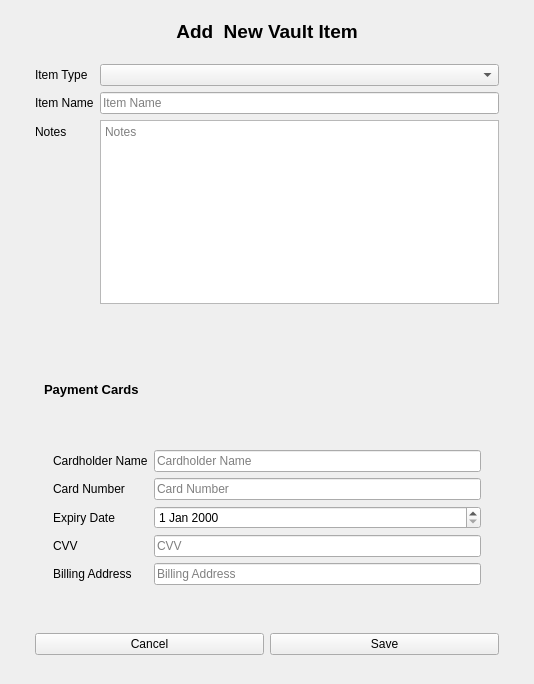
<?xml version='1.0' encoding='utf-8'?>
<ui version="4.0">
 <class>VaultFormComponent</class>
 <widget class="QFrame" name="VaultFormComponent">
  <property name="geometry">
   <rect>
    <x>0</x>
    <y>0</y>
    <width>534</width>
    <height>684</height>
   </rect>
  </property>
  <property name="windowTitle">
   <string>Frame</string>
  </property>
  <layout class="QVBoxLayout" name="verticalLayout">
   <item alignment="Qt::AlignmentFlag::AlignHCenter|Qt::AlignmentFlag::AlignVCenter">
    <widget class="QWidget" name="widget_8" native="true">
     <property name="minimumSize">
      <size>
       <width>500</width>
       <height>0</height>
      </size>
     </property>
     <layout class="QVBoxLayout" name="verticalLayout_7">
      <item>
       <widget class="QLabel" name="titleLabel">
        <property name="font">
         <font>
          <pointsize>14</pointsize>
          <bold>true</bold>
         </font>
        </property>
        <property name="text">
         <string>Add  New Vault Item</string>
        </property>
        <property name="alignment">
         <set>Qt::AlignmentFlag::AlignCenter</set>
        </property>
       </widget>
      </item>
      <item>
       <widget class="QCustomHorizontalSeparator" name="customHorizontalSeparator" />
      </item>
      <item>
       <widget class="QWidget" name="widget" native="true">
        <layout class="QFormLayout" name="formLayout">
         <item row="0" column="0">
          <widget class="QLabel" name="label_2">
           <property name="text">
            <string>Item Type</string>
           </property>
          </widget>
         </item>
         <item row="0" column="1">
          <widget class="QComboBox" name="itemTypeComboBox">
           <property name="placeholderText">
            <string>Item Type</string>
           </property>
           <item>
            <property name="text">
             <string>Passwords</string>
            </property>
           </item>
           <item>
            <property name="text">
             <string>Notes</string>
            </property>
           </item>
           <item>
            <property name="text">
             <string>Payment Cards</string>
            </property>
           </item>
           <item>
            <property name="text">
             <string>Contacts</string>
            </property>
           </item>
          </widget>
         </item>
         <item row="2" column="0">
          <widget class="QLabel" name="label_3">
           <property name="text">
            <string>Item Name</string>
           </property>
          </widget>
         </item>
         <item row="2" column="1">
          <widget class="QLineEdit" name="itemNameLineEdit">
           <property name="placeholderText">
            <string>Item Name</string>
           </property>
          </widget>
         </item>
         <item row="3" column="1">
          <widget class="QPlainTextEdit" name="notesPlainTextEdit">
           <property name="placeholderText">
            <string>Notes</string>
           </property>
          </widget>
         </item>
         <item row="3" column="0">
          <widget class="QLabel" name="label_4">
           <property name="text">
            <string>Notes</string>
           </property>
          </widget>
         </item>
        </layout>
       </widget>
      </item>
      <item>
       <widget class="QCustomHorizontalSeparator" name="customHorizontalSeparator_2" />
      </item>
      <item>
       <widget class="QWidget" name="widget_2" native="true">
        <layout class="QVBoxLayout" name="verticalLayout_2">
         <item>
          <widget class="QCustomQStackedWidget" name="vaultStackedWidget">
           <property name="currentIndex">
            <number>2</number>
           </property>
           <property name="fadeTransition" stdset="0">
            <bool>true</bool>
           </property>
           <property name="fadeTime" stdset="0">
            <number>1000</number>
           </property>
           <widget class="QWidget" name="page">
            <layout class="QVBoxLayout" name="verticalLayout_3">
             <item>
              <widget class="QLabel" name="label_5">
               <property name="font">
                <font>
                 <pointsize>10</pointsize>
                 <bold>true</bold>
                </font>
               </property>
               <property name="text">
                <string>Passwords</string>
               </property>
              </widget>
             </item>
             <item>
              <widget class="QWidget" name="widget_3" native="true">
               <layout class="QFormLayout" name="formLayout_2">
                <item row="0" column="0">
                 <widget class="QLabel" name="label_6">
                  <property name="text">
                   <string>Site Name</string>
                  </property>
                 </widget>
                </item>
                <item row="1" column="0">
                 <widget class="QLabel" name="label_7">
                  <property name="text">
                   <string>Username / Email</string>
                  </property>
                 </widget>
                </item>
                <item row="2" column="0">
                 <widget class="QLabel" name="label_8">
                  <property name="text">
                   <string>Password</string>
                  </property>
                 </widget>
                </item>
                <item row="0" column="1">
                 <widget class="QLineEdit" name="siteNameLineEdit">
                  <property name="placeholderText">
                   <string>Site Name</string>
                  </property>
                 </widget>
                </item>
                <item row="1" column="1">
                 <widget class="QLineEdit" name="usernameLineEdit">
                  <property name="placeholderText">
                   <string>Username / Email</string>
                  </property>
                 </widget>
                </item>
                <item row="2" column="1">
                 <widget class="QLineEdit" name="passwordLineEdit">
                  <property name="placeholderText">
                   <string>Password</string>
                  </property>
                 </widget>
                </item>
                <item row="3" column="1">
                 <widget class="QPushButton" name="showPasswordBtn">
                  <property name="text">
                   <string>Show Password</string>
                  </property>
                  <property name="icon">
                   <iconset resource="../Qss/icons/_icons.qrc">
                    <normaloff>:/font_awesome_solid/icons/font_awesome/solid/eye.png</normaloff>:/font_awesome_solid/icons/font_awesome/solid/eye.png</iconset>
                  </property>
                 </widget>
                </item>
                <item row="3" column="0">
                 <widget class="QPushButton" name="generatePasswordBtn">
                  <property name="text">
                   <string>Use Password Generator</string>
                  </property>
                  <property name="icon">
                   <iconset resource="../Qss/icons/_icons.qrc">
                    <normaloff>:/material_design/icons/material_design/generating_tokens.png</normaloff>:/material_design/icons/material_design/generating_tokens.png</iconset>
                  </property>
                 </widget>
                </item>
               </layout>
              </widget>
             </item>
            </layout>
           </widget>
           <widget class="QWidget" name="page_2">
            <layout class="QVBoxLayout" name="verticalLayout_4">
             <item>
              <widget class="QLabel" name="label_9">
               <property name="font">
                <font>
                 <pointsize>10</pointsize>
                 <bold>true</bold>
                </font>
               </property>
               <property name="text">
                <string>Notes </string>
               </property>
              </widget>
             </item>
             <item>
              <widget class="QWidget" name="widget_4" native="true">
               <layout class="QFormLayout" name="formLayout_3">
                <item row="0" column="0">
                 <widget class="QLabel" name="label_10">
                  <property name="text">
                   <string>Title</string>
                  </property>
                 </widget>
                </item>
                <item row="0" column="1">
                 <widget class="QLineEdit" name="noteTitleLineEdit">
                  <property name="placeholderText">
                   <string>Title</string>
                  </property>
                 </widget>
                </item>
                <item row="1" column="0">
                 <widget class="QLabel" name="label_11">
                  <property name="text">
                   <string>Note</string>
                  </property>
                 </widget>
                </item>
                <item row="1" column="1">
                 <widget class="QPlainTextEdit" name="noteBodyPlainTextEdit">
                  <property name="placeholderText">
                   <string>Note</string>
                  </property>
                 </widget>
                </item>
               </layout>
              </widget>
             </item>
            </layout>
           </widget>
           <widget class="QWidget" name="page_3">
            <layout class="QVBoxLayout" name="verticalLayout_5">
             <item>
              <widget class="QLabel" name="label_12">
               <property name="font">
                <font>
                 <pointsize>10</pointsize>
                 <bold>true</bold>
                </font>
               </property>
               <property name="text">
                <string>Payment Cards</string>
               </property>
              </widget>
             </item>
             <item>
              <widget class="QWidget" name="widget_5" native="true">
               <layout class="QFormLayout" name="formLayout_4">
                <item row="0" column="0">
                 <widget class="QLabel" name="label_13">
                  <property name="text">
                   <string>Cardholder Name</string>
                  </property>
                 </widget>
                </item>
                <item row="1" column="0">
                 <widget class="QLabel" name="label_14">
                  <property name="text">
                   <string>Card Number</string>
                  </property>
                 </widget>
                </item>
                <item row="2" column="0">
                 <widget class="QLabel" name="label_15">
                  <property name="text">
                   <string>Expiry Date</string>
                  </property>
                 </widget>
                </item>
                <item row="0" column="1">
                 <widget class="QLineEdit" name="cardHolderLineEdit">
                  <property name="placeholderText">
                   <string>Cardholder Name</string>
                  </property>
                 </widget>
                </item>
                <item row="1" column="1">
                 <widget class="QLineEdit" name="cardNumberLineEdit">
                  <property name="placeholderText">
                   <string>Card Number</string>
                  </property>
                 </widget>
                </item>
                <item row="2" column="1">
                 <widget class="QDateEdit" name="expiryDateEdit" />
                </item>
                <item row="3" column="1">
                 <widget class="QLineEdit" name="cvvLineEdit">
                  <property name="placeholderText">
                   <string>CVV</string>
                  </property>
                 </widget>
                </item>
                <item row="3" column="0">
                 <widget class="QLabel" name="label_16">
                  <property name="text">
                   <string>CVV</string>
                  </property>
                 </widget>
                </item>
                <item row="4" column="1">
                 <widget class="QLineEdit" name="billingAddressLineEdit">
                  <property name="placeholderText">
                   <string>Billing Address</string>
                  </property>
                 </widget>
                </item>
                <item row="4" column="0">
                 <widget class="QLabel" name="label_17">
                  <property name="text">
                   <string>Billing Address</string>
                  </property>
                 </widget>
                </item>
               </layout>
              </widget>
             </item>
            </layout>
           </widget>
           <widget class="QWidget" name="page_4">
            <layout class="QVBoxLayout" name="verticalLayout_6">
             <item>
              <widget class="QLabel" name="label_18">
               <property name="font">
                <font>
                 <pointsize>10</pointsize>
                 <bold>true</bold>
                </font>
               </property>
               <property name="text">
                <string>Contacts </string>
               </property>
              </widget>
             </item>
             <item>
              <widget class="QWidget" name="widget_6" native="true">
               <layout class="QFormLayout" name="formLayout_5">
                <item row="0" column="0">
                 <widget class="QLabel" name="label_19">
                  <property name="text">
                   <string>Full Name</string>
                  </property>
                 </widget>
                </item>
                <item row="0" column="1">
                 <widget class="QLineEdit" name="contactNameLineEdit">
                  <property name="placeholderText">
                   <string>Full Name</string>
                  </property>
                 </widget>
                </item>
                <item row="1" column="0">
                 <widget class="QLabel" name="label_20">
                  <property name="text">
                   <string>Email</string>
                  </property>
                 </widget>
                </item>
                <item row="1" column="1">
                 <widget class="QLineEdit" name="contactEmailLineEdit">
                  <property name="placeholderText">
                   <string>Email</string>
                  </property>
                 </widget>
                </item>
                <item row="2" column="0">
                 <widget class="QLabel" name="label_21">
                  <property name="text">
                   <string>Phone</string>
                  </property>
                 </widget>
                </item>
                <item row="2" column="1">
                 <widget class="QLineEdit" name="contactPhoneLineEdit">
                  <property name="placeholderText">
                   <string>Phone</string>
                  </property>
                 </widget>
                </item>
               </layout>
              </widget>
             </item>
            </layout>
           </widget>
          </widget>
         </item>
        </layout>
       </widget>
      </item>
      <item>
       <widget class="QCustomHorizontalSeparator" name="customHorizontalSeparator_3" />
      </item>
      <item>
       <widget class="QWidget" name="widget_7" native="true">
        <layout class="QHBoxLayout" name="horizontalLayout">
         <item>
          <widget class="QPushButton" name="cancelButton">
           <property name="text">
            <string>Cancel</string>
           </property>
           <property name="icon">
            <iconset resource="../Qss/icons/_icons.qrc">
             <normaloff>:/material_design/icons/material_design/cancel.png</normaloff>:/material_design/icons/material_design/cancel.png</iconset>
           </property>
          </widget>
         </item>
         <item>
          <widget class="QPushButton" name="saveButton">
           <property name="text">
            <string>Save</string>
           </property>
           <property name="icon">
            <iconset resource="../Qss/icons/_icons.qrc">
             <normaloff>:/material_design/icons/material_design/save.png</normaloff>:/material_design/icons/material_design/save.png</iconset>
           </property>
          </widget>
         </item>
        </layout>
       </widget>
      </item>
     </layout>
    </widget>
   </item>
  </layout>
 </widget>
 <customwidgets>
  <customwidget>
   <class>QCustomHorizontalSeparator</class>
   <extends>QWidget</extends>
   <header>Custom_Widgets.QCustomHorizontalSeparator</header>
  </customwidget>
  <customwidget>
   <class>QCustomQStackedWidget</class>
   <extends>QStackedWidget</extends>
   <header>Custom_Widgets.QCustomQStackedWidget</header>
   <container>1</container>
  </customwidget>
 <customwidget><class>QPushButton</class><extends>QPushButton</extends><header location="global">Custom_Widgets.Theme.h</header><container>1</container></customwidget><customwidget><class>QLabel</class><extends>QLabel</extends><header location="global">Custom_Widgets.Theme.h</header><container>1</container></customwidget></customwidgets>
 <connections />
</ui>
